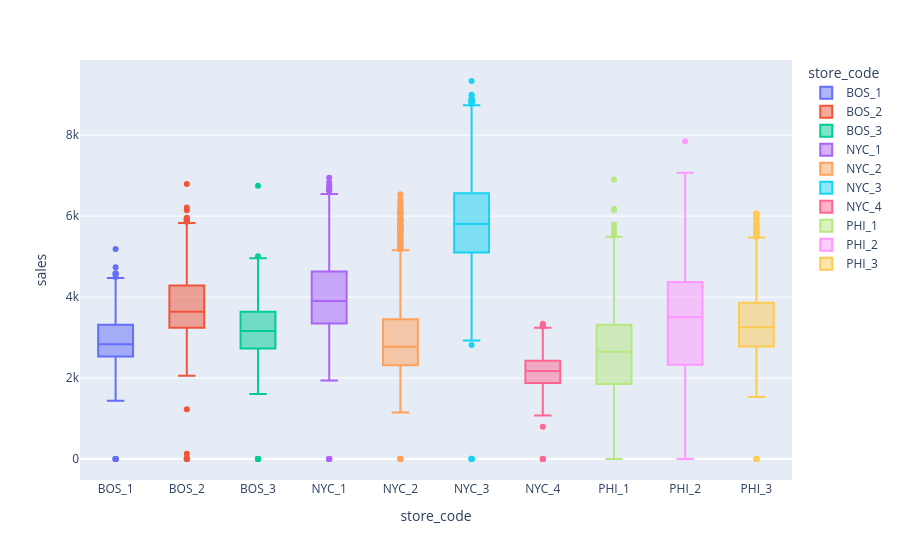

Notebook code cell kept with this figure:
### Code cell
fig = px.box(df.groupby(['store_code', 'date'])['sales'].sum().reset_index(), x='store_code', y='sales', color='store_code')
fig.show()

### Figure 1 — Plotly figure (JSON) as saved in the notebook; plotly's stock layout.template omitted (floating-point values rounded to 4 significant figures; data arrays with more than 128 entries replaced by an {"elided": "..."} marker saying what was removed)
{"data": [{"alignmentgroup": "True", "hovertemplate": "store_code=%{x}<br>sales=%{y}<extra></extra>", "legendgroup": "BOS_1", "marker": {"color": "#636efa"}, "name": "BOS_1", "notched": false, "offsetgroup": "BOS_1", "orientation": "v", "showlegend": true, "type": "box", "x": {"elided": "1913 str values"}, "x0": " ", "xaxis": "x", "y": {"elided": "1913 int values"}, "y0": " ", "yaxis": "y"}, {"alignmentgroup": "True", "hovertemplate": "store_code=%{x}<br>sales=%{y}<extra></extra>", "legendgroup": "BOS_2", "marker": {"color": "#EF553B"}, "name": "BOS_2", "notched": false, "offsetgroup": "BOS_2", "orientation": "v", "showlegend": true, "type": "box", "x": {"elided": "1913 str values"}, "x0": " ", "xaxis": "x", "y": {"elided": "1913 int values"}, "y0": " ", "yaxis": "y"}, {"alignmentgroup": "True", "hovertemplate": "store_code=%{x}<br>sales=%{y}<extra></extra>", "legendgroup": "BOS_3", "marker": {"color": "#00cc96"}, "name": "BOS_3", "notched": false, "offsetgroup": "BOS_3", "orientation": "v", "showlegend": true, "type": "box", "x": {"elided": "1913 str values"}, "x0": " ", "xaxis": "x", "y": {"elided": "1913 int values"}, "y0": " ", "yaxis": "y"}, {"alignmentgroup": "True", "hovertemplate": "store_code=%{x}<br>sales=%{y}<extra></extra>", "legendgroup": "NYC_1", "marker": {"color": "#ab63fa"}, "name": "NYC_1", "notched": false, "offsetgroup": "NYC_1", "orientation": "v", "showlegend": true, "type": "box", "x": {"elided": "1913 str values"}, "x0": " ", "xaxis": "x", "y": {"elided": "1913 int values"}, "y0": " ", "yaxis": "y"}, {"alignmentgroup": "True", "hovertemplate": "store_code=%{x}<br>sales=%{y}<extra></extra>", "legendgroup": "NYC_2", "marker": {"color": "#FFA15A"}, "name": "NYC_2", "notched": false, "offsetgroup": "NYC_2", "orientation": "v", "showlegend": true, "type": "box", "x": {"elided": "1913 str values"}, "x0": " ", "xaxis": "x", "y": {"elided": "1913 int values"}, "y0": " ", "yaxis": "y"}, {"alignmentgroup": "True", "hovertemplate": "store_code=%{x}<br>sales=%{y}<extra></extra>", "legendgroup": "NYC_3", "marker": {"color": "#19d3f3"}, "name": "NYC_3", "notched": false, "offsetgroup": "NYC_3", "orientation": "v", "showlegend": true, "type": "box", "x": {"elided": "1913 str values"}, "x0": " ", "xaxis": "x", "y": {"elided": "1913 int values"}, "y0": " ", "yaxis": "y"}, {"alignmentgroup": "True", "hovertemplate": "store_code=%{x}<br>sales=%{y}<extra></extra>", "legendgroup": "NYC_4", "marker": {"color": "#FF6692"}, "name": "NYC_4", "notched": false, "offsetgroup": "NYC_4", "orientation": "v", "showlegend": true, "type": "box", "x": {"elided": "1913 str values"}, "x0": " ", "xaxis": "x", "y": {"elided": "1913 int values"}, "y0": " ", "yaxis": "y"}, {"alignmentgroup": "True", "hovertemplate": "store_code=%{x}<br>sales=%{y}<extra></extra>", "legendgroup": "PHI_1", "marker": {"color": "#B6E880"}, "name": "PHI_1", "notched": false, "offsetgroup": "PHI_1", "orientation": "v", "showlegend": true, "type": "box", "x": {"elided": "1913 str values"}, "x0": " ", "xaxis": "x", "y": {"elided": "1913 int values"}, "y0": " ", "yaxis": "y"}, {"alignmentgroup": "True", "hovertemplate": "store_code=%{x}<br>sales=%{y}<extra></extra>", "legendgroup": "PHI_2", "marker": {"color": "#FF97FF"}, "name": "PHI_2", "notched": false, "offsetgroup": "PHI_2", "orientation": "v", "showlegend": true, "type": "box", "x": {"elided": "1913 str values"}, "x0": " ", "xaxis": "x", "y": {"elided": "1913 int values"}, "y0": " ", "yaxis": "y"}, {"alignmentgroup": "True", "hovertemplate": "store_code=%{x}<br>sales=%{y}<extra></extra>", "legendgroup": "PHI_3", "marker": {"color": "#FECB52"}, "name": "PHI_3", "notched": false, "offsetgroup": "PHI_3", "orientation": "v", "showlegend": true, "type": "box", "x": {"elided": "1913 str values"}, "x0": " ", "xaxis": "x", "y": {"elided": "1913 int values"}, "y0": " ", "yaxis": "y"}], "layout": {"boxmode": "overlay", "legend": {"title": {"text": "store_code"}, "tracegroupgap": 0}, "margin": {"t": 60}, "xaxis": {"anchor": "y", "categoryarray": ["BOS_1", "BOS_2", "BOS_3", "NYC_1", "NYC_2", "NYC_3", "NYC_4", "PHI_1", "PHI_2", "PHI_3"], "categoryorder": "array", "domain": [0, 1], "title": {"text": "store_code"}}, "yaxis": {"anchor": "x", "domain": [0, 1], "title": {"text": "sales"}}}}
